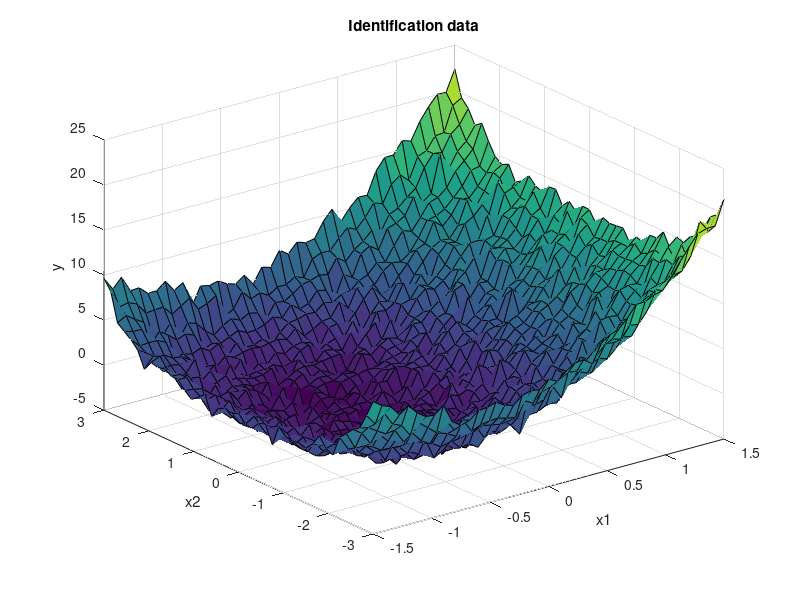
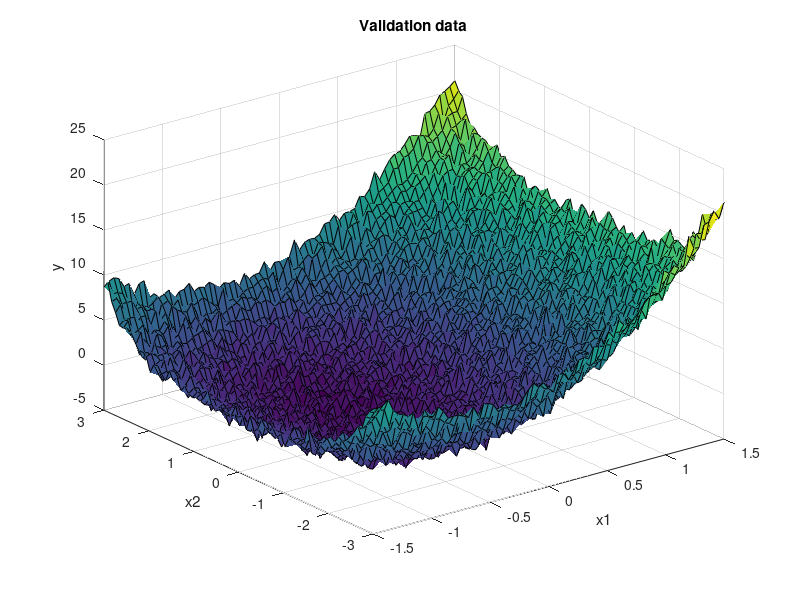
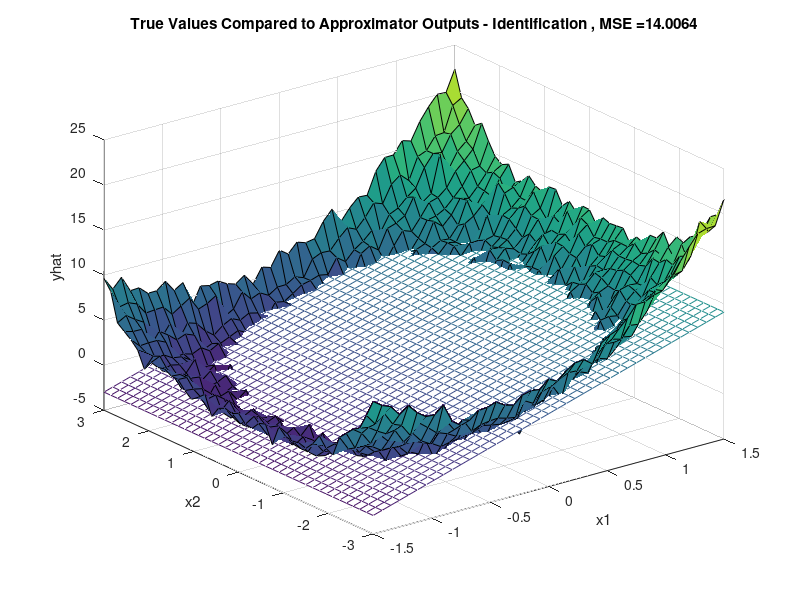
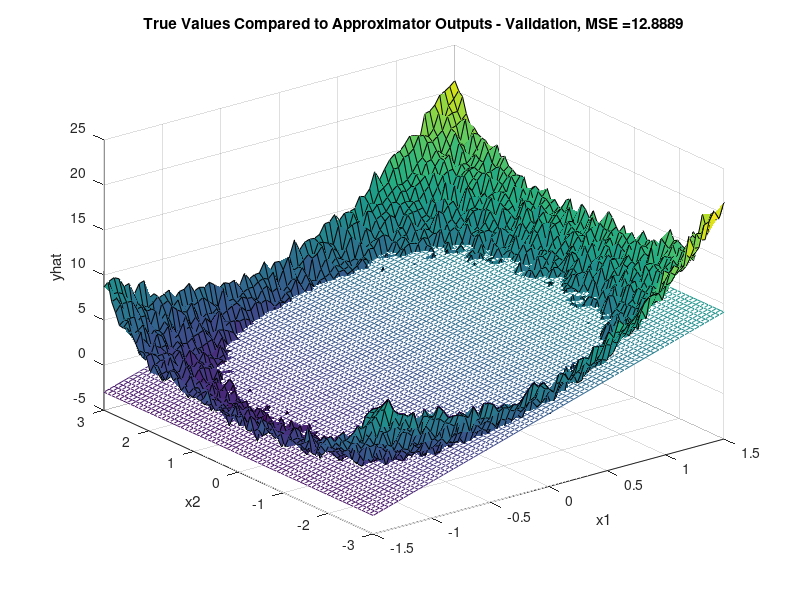

Recreate these plots in MATLAB, in order.
%% PART I: FITTING AN UNKNOWN FUNCTION
%% 
clear
f = load('proj_fit_01.mat');
p = f.id;
q = f.val;

% read and plot the identification data
x1 = p.X{1};       
x2 = p.X{2};
y = p.Y;
surf(x1,x2,y), title('Identification data');
xlabel('x1')
ylabel('x2')
zlabel('y')

% read and plot the validation data
x1val = q.X{1};       
x2val = q.X{2};
yval = q.Y;
figure, surf(q.X{1},q.X{2},q.Y), title('Validation data');
xlabel('x1')
ylabel('x2')
zlabel('y')

msevector = [];

for m = 1:10
    % for identification
    % computing the matrix phi noted with x
    index_x1 = 1; 
    index_x2 = 1;
    x = ones((length(p.X{1})^2),sum(1:(m+1)));
    for i = 1:length(p.X{1})^2
        if index_x2==42
           index_x1 = index_x1+1;
           index_x2 = 1;
        end
        power_x1 = 0;
        power_x2 = -1;
        copy_m = m;
        for j = 1:(sum(1:(m+1)))
            power_x2 = power_x2+1;
            x(i,j) = ((x1(index_x1))^(power_x1))*((x2(index_x2))^(power_x2));
            if power_x2==copy_m
               power_x2 = -1;
               copy_m = copy_m-1;
               power_x1 = power_x1+1;
            end
        end
        index_x2 = index_x2+1;  
    end
    
    % modify y form a matrix to a column
    index = 1;
    for i = 1:41
        for j = 1:41
            y_array(index) = y(i,j);
            index = index+1;
        end
    end
    y_column = transpose(y_array);

    % using linear regression to obtain theta
    theta = x\y_column;

    % compute MSE for identification data
    yhat_id = x*theta;
    mse_id = 1/1681*sum((y_column-yhat_id).^2);
    mse_id_v(m) = mse_id;

    index_m = 1; 
    yhat_id_matrix = ones(41,41);
    for i = 1:41
        for j = 1:41
            yhat_id_matrix(i,j) = yhat_id(index_m);
            index_m = index_m+1;
        end
    end

    % plot the true values compared to the approximator output
    figure, surf(x1,x2,y)
    hold on
    mesh(x1,x2,yhat_id_matrix), title(['True Values Compared to Approximator Outputs - Identification , MSE =',num2str(mse_id_v(m))]);
    xlabel('x1')
    ylabel('x2')
    zlabel('yhat')

    % for validation
    % computing the matrix phi_val noted with xval 
    index_x1val = 1; 
    index_x2val = 1;
    xval = ones((length(q.X{1})^2),sum(1:(m+1)));
    for i = 1:length(q.X{1})^2
        if index_x2val==72
            index_x1val = index_x1val+1;
            index_x2val = 1;
        end
        power_x1val = 0;
        power_x2val = -1;
        copy_mval = m;
        for j = 1:(sum(1:(m+1)))
            power_x2val = power_x2val+1;
            xval(i,j)=((x1val(index_x1val))^(power_x1val))*((x2val(index_x2val))^(power_x2val));
            if power_x2val==copy_mval
                power_x2val = -1;
                copy_mval = copy_mval-1;
                power_x1val = power_x1val+1;
            end
        end
        index_x2val = index_x2val+1;  
    end
    
    % modify yval form a matrix to a column
    index = 1;
    for i = 1:71
        for j = 1:71
            yval_array(index) = yval(i,j);
            index = index+1;
        end
    end
    yval_column = transpose(yval_array);

    y_hat = xval * theta;

    index = 1; 
    y_hat_matrix = ones(71,71);
    for i = 1:71
        for j = 1:71
            y_hat_matrix(i,j) = y_hat(index);
            index = index+1;
        end
    end

    % compute MSE for validation
    mse = 1/5041*sum((yval_column-y_hat).^2);
    msevector(m) = mse

    % plot the true values compared to the approximator output
    figure, surf(x1val,x2val,yval)
    hold on
    mesh(x1val,x2val,y_hat_matrix), title(['True Values Compared to Approximator Outputs - Validation, MSE =',num2str(msevector(m))]);
    xlabel('x1')
    ylabel('x2')
    zlabel('yhat')

end

% finding the minimum MSE for validation and the most accurate m
mse_minim = msevector(1);
M_mse_minim = 1;
for i = 2:m
    if msevector(i)<mse_minim
        mse_minim = msevector(i);
        M_mse_minim = i;
    end
end

figure, plot(mse_id_v), title('MSE Identification');
xlabel('m');
ylabel('mse');
figure, plot(msevector), title('MSE Validation');
xlabel('m');
ylabel('mse');

mse_minim
M_mse_minim

